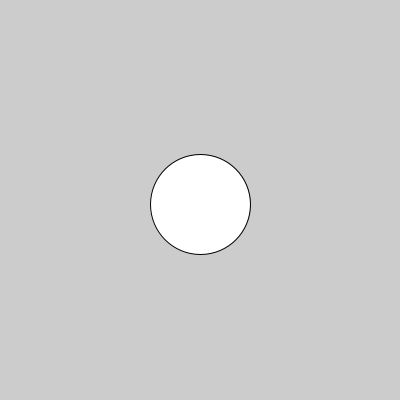
Frame 1 (no input)
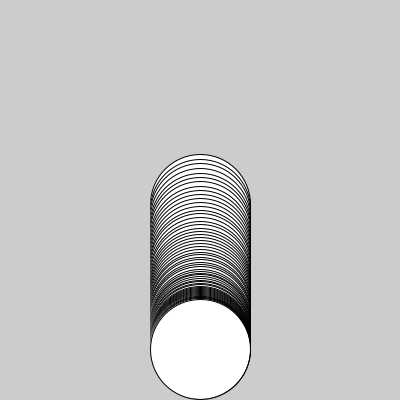
Frame 60 (the mouse pressed at the canvas centre just before this capture)
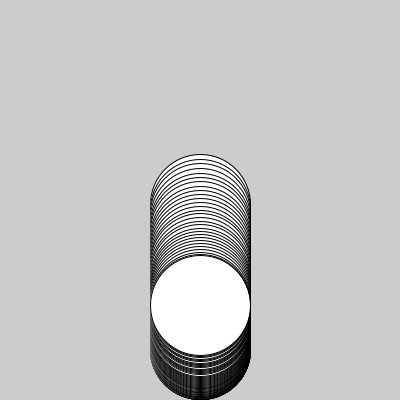
Frame 120 (the mouse held since frame 60 and released just before this capture)

The Processing sketch that drew these frames (run headless with seeded random() and noise(); from frame 60 on, the mouse is pressed at the canvas centre):

// Processing sketch: aula18_g2_ex02
// ── aula18_g2_ex02.pde
float y=0; float amplitude=150; float periodo=100;
void setup(){ size(400,400); }

void draw(){
translate(200,200);
y = amplitude* sin(frameCount/periodo*PI);
ellipse(0,y,100,100);
println(amplitude);
periodo=periodo+0.5;
}
